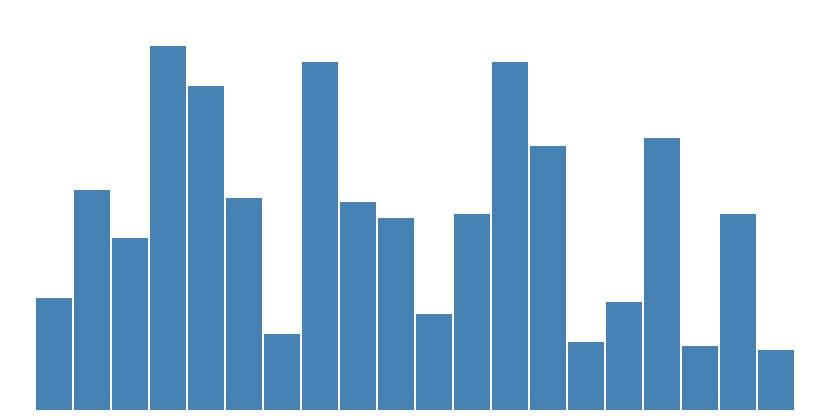

Here is the Vega-Lite specification saved for this chart:
### Vega specification from a JSON file in a GitHub repository (floating-point values rounded to 4 significant figures)
{"$schema": "https://vega.github.io/schema/vega/v5.json", "width": 400, "height": 200, "padding": 5, "signals": [{"name": "blank", "value": {"x": 0, "y": 0}}, {"name": "label", "update": "blank", "on": [{"events": "rect:mouseover", "update": "datum"}, {"events": "rect:mouseout", "update": "blank"}]}], "data": [{"name": "table", "values": [{"x": 1, "y": 28}, {"x": 2, "y": 55}, {"x": 3, "y": 43}, {"x": 4, "y": 91}, {"x": 5, "y": 81}, {"x": 6, "y": 53}, {"x": 7, "y": 19}, {"x": 8, "y": 87}, {"x": 9, "y": 52}, {"x": 10, "y": 48}, {"x": 11, "y": 24}, {"x": 12, "y": 49}, {"x": 13, "y": 87}, {"x": 14, "y": 66}, {"x": 15, "y": 17}, {"x": 16, "y": 27}, {"x": 17, "y": 68}, {"x": 18, "y": 16}, {"x": 19, "y": 49}, {"x": 20, "y": 15}]}], "scales": [{"name": "xscale", "type": "band", "range": "width", "padding": 0.05, "round": true, "domain": {"data": "table", "field": "x"}}, {"name": "yscale", "type": "linear", "range": "height", "domain": {"data": "table", "field": "y"}, "nice": true}], "marks": [{"type": "rect", "from": {"data": "table"}, "encode": {"enter": {"x": {"scale": "xscale", "field": "x"}, "width": {"scale": "xscale", "band": 1}, "y": {"scale": "yscale", "field": "y"}, "y2": {"scale": "yscale", "value": 0}}, "update": {"fill": [{"test": "datum === label", "value": "red"}, {"value": "steelblue"}]}}}, {"type": "text", "encode": {"enter": {"align": {"value": "center"}, "fill": {"value": "#333"}}, "update": {"x": {"scale": "xscale", "signal": "label.x", "band": 0.5}, "y": {"scale": "yscale", "signal": "label.y", "offset": -5}, "text": {"signal": "label.y"}, "fillOpacity": [{"test": "label === blank", "value": 0}, {"value": 1}]}}}]}
